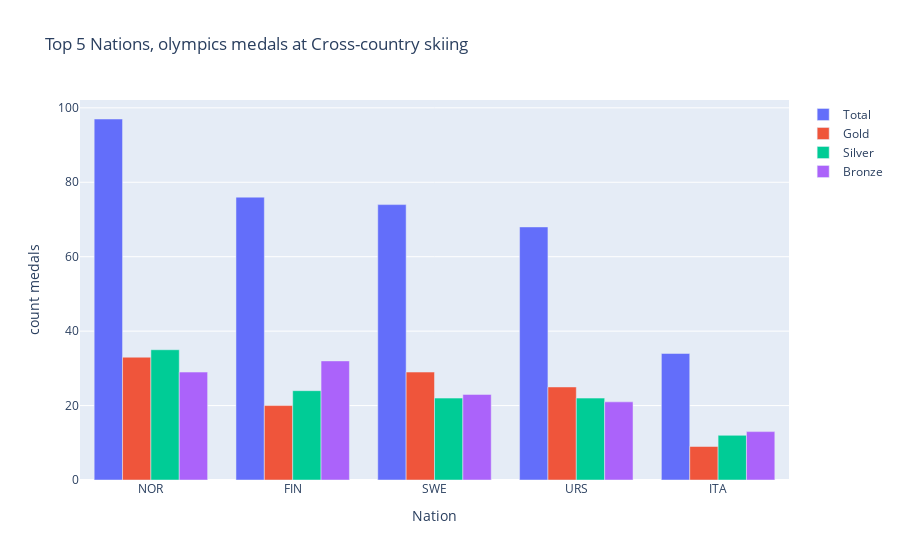

Notebook code for this chart:
### Code cell
fig_3 = bar_plot_dash(top5_cross, "Nation", ["Total", "Gold", "Silver", "Bronze"], "Top 5 Nations, olympics medals at Cross-country skiing", "count medals", None)
fig_3.show()

### Figure 1 — Plotly figure (JSON) as saved in the notebook; plotly's stock layout.template omitted (floating-point values rounded to 4 significant figures)
{"data": [{"alignmentgroup": "True", "hovertemplate": "=Total<br>Nation=%{x}<br>count medals=%{y}<extra></extra>", "legendgroup": "Total", "marker": {"color": "#636efa", "pattern": {"shape": ""}}, "name": "Total", "offsetgroup": "Total", "orientation": "v", "showlegend": true, "textposition": "auto", "type": "bar", "x": ["NOR", "FIN", "SWE", "URS", "ITA"], "xaxis": "x", "y": [97, 76, 74, 68, 34], "yaxis": "y"}, {"alignmentgroup": "True", "hovertemplate": "=Gold<br>Nation=%{x}<br>count medals=%{y}<extra></extra>", "legendgroup": "Gold", "marker": {"color": "#EF553B", "pattern": {"shape": ""}}, "name": "Gold", "offsetgroup": "Gold", "orientation": "v", "showlegend": true, "textposition": "auto", "type": "bar", "x": ["NOR", "FIN", "SWE", "URS", "ITA"], "xaxis": "x", "y": [33, 20, 29, 25, 9], "yaxis": "y"}, {"alignmentgroup": "True", "hovertemplate": "=Silver<br>Nation=%{x}<br>count medals=%{y}<extra></extra>", "legendgroup": "Silver", "marker": {"color": "#00cc96", "pattern": {"shape": ""}}, "name": "Silver", "offsetgroup": "Silver", "orientation": "v", "showlegend": true, "textposition": "auto", "type": "bar", "x": ["NOR", "FIN", "SWE", "URS", "ITA"], "xaxis": "x", "y": [35, 24, 22, 22, 12], "yaxis": "y"}, {"alignmentgroup": "True", "hovertemplate": "=Bronze<br>Nation=%{x}<br>count medals=%{y}<extra></extra>", "legendgroup": "Bronze", "marker": {"color": "#ab63fa", "pattern": {"shape": ""}}, "name": "Bronze", "offsetgroup": "Bronze", "orientation": "v", "showlegend": true, "textposition": "auto", "type": "bar", "x": ["NOR", "FIN", "SWE", "URS", "ITA"], "xaxis": "x", "y": [29, 32, 23, 21, 13], "yaxis": "y"}], "layout": {"barmode": "group", "legend": {"title": {"text": ""}, "tracegroupgap": 0}, "title": {"text": "Top 5 Nations, olympics medals at Cross-country skiing"}, "xaxis": {"anchor": "y", "domain": [0, 1], "title": {"text": "Nation"}}, "yaxis": {"anchor": "x", "domain": [0, 1], "title": {"text": "count medals"}}}}
